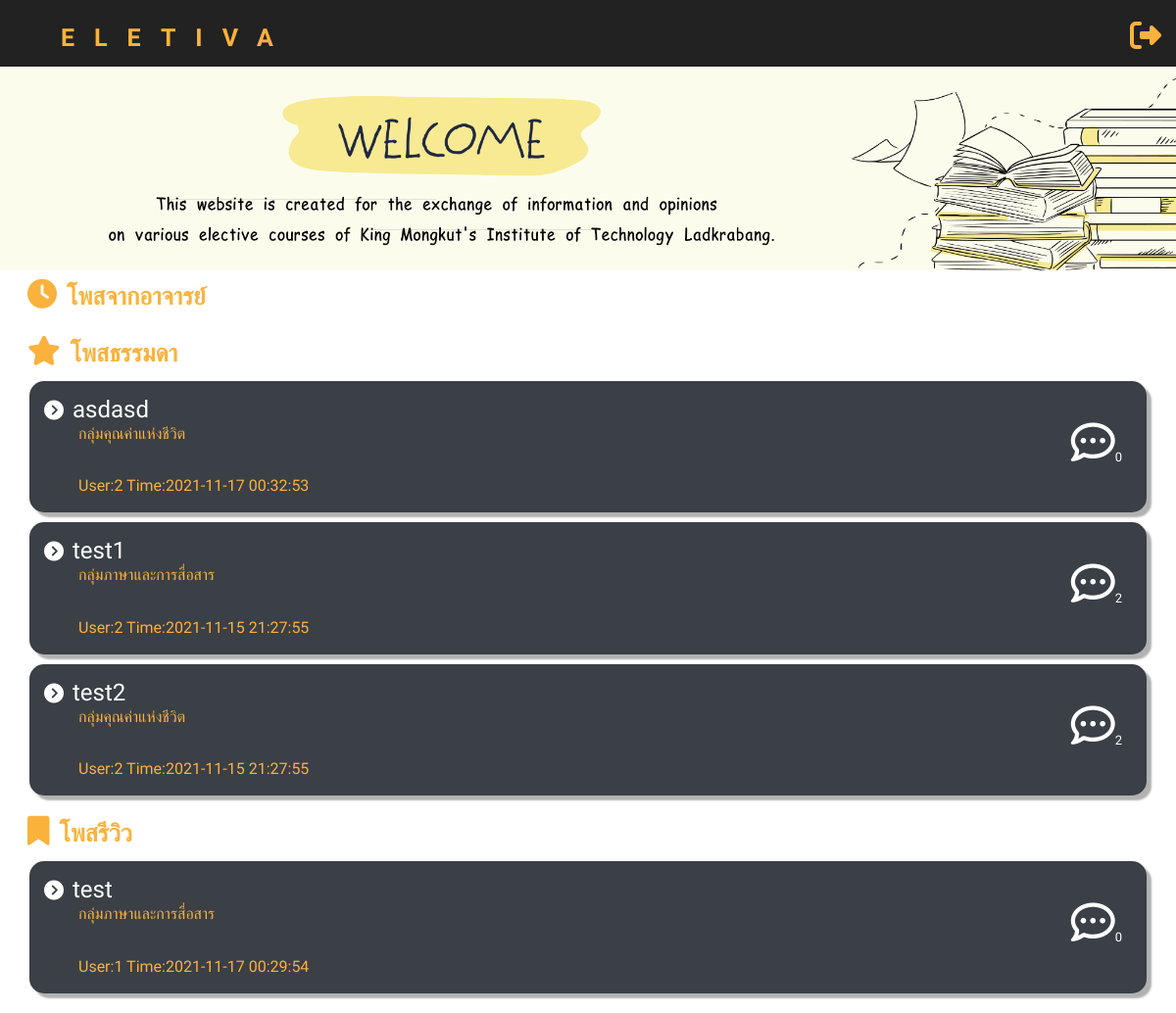
Page / (signed in) on the earlier database version.
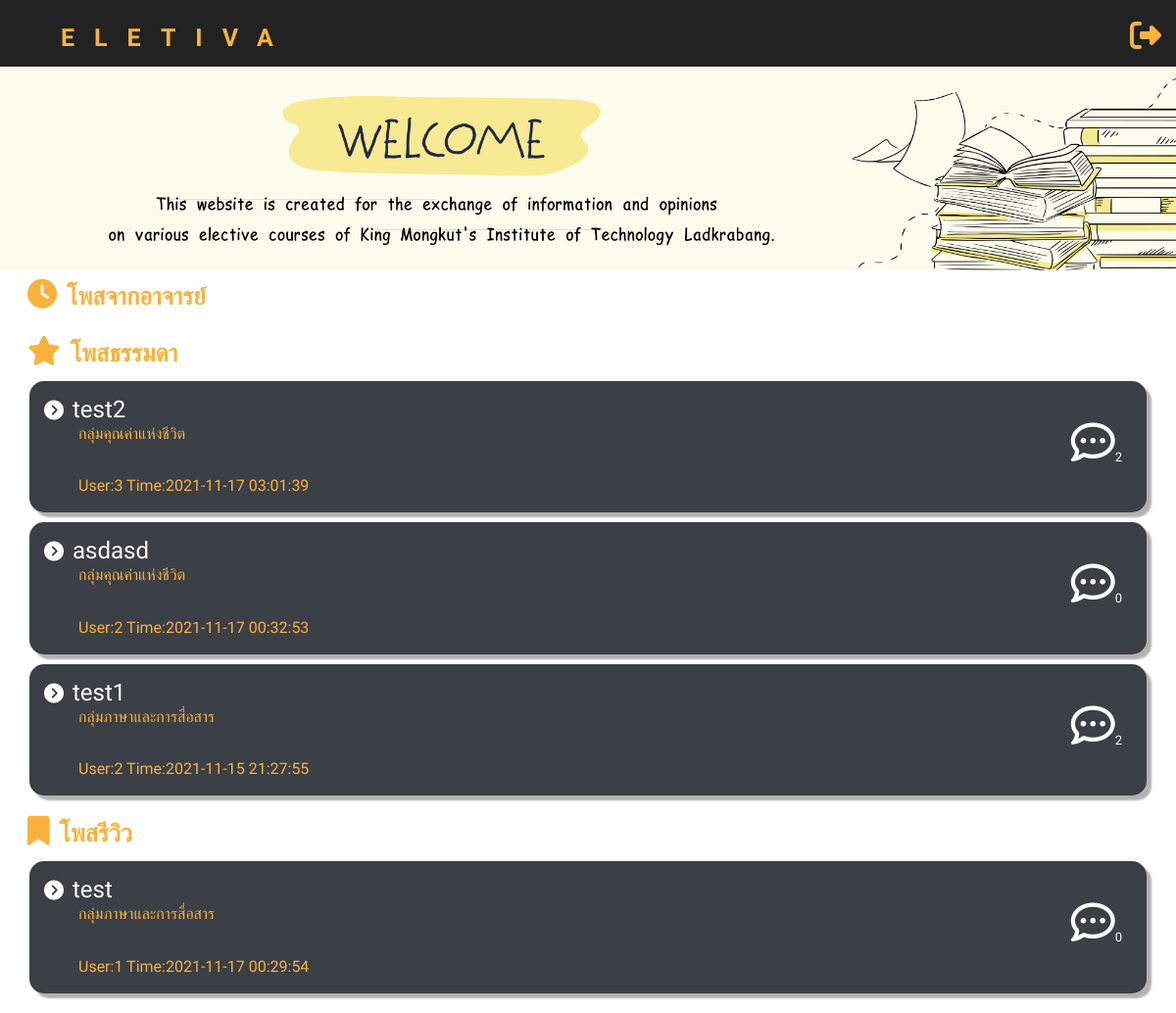
Same page on the later database version.
### tables this page shows
CREATE TABLE `post` (
  `ID_post` int(11) UNSIGNED NOT NULL,
  `Group_subject` varchar(50) NOT NULL,
  `ID_subject` int(8) NOT NULL,
  `name_subject` varchar(75) NOT NULL,
  `type_post` int(2) NOT NULL,
  `title_post` varchar(50) NOT NULL,
  `msg_post` varchar(255) NOT NULL,
  `time_post` timestamp NOT NULL DEFAULT current_timestamp() ON UPDATE current_timestamp(),
  `create_by` bigint(20) UNSIGNED NOT NULL,
  `report` int(5) NOT NULL
);

### index.php (the view, shortened to what this page needs)
<link rel="stylesheet" type="text/css" href="css/home_index.css">
<?php
include "header.php";
?>
<?php if(isset($_SESSION['status']) && !empty($_SESSION['status']) || $_SESSION['status'] != 3) : ?>
<section>
    <img class="banner" src="images/home.png" alt="Banner">
    <div class="inf">
        <?php
            echo'<div class="posttext">';
            echo'<i class="fas fa-clock"></i>';
            echo'<p class="mainC">โพสจากอาจารย์</p>';
            echo'</div>';
        ?>
    </div>
    <div class="inf">
        <?php
        $query = "SELECT * FROM post WHERE type_post='1' ORDER BY time_post DESC";
        $result = mysqli_query($connect, $query);
            echo'<div class="posttext">';
            echo'<i class="fas fa-star"></i>';
            echo'<p class="mainC">โพสธรรมดา</p>';
            echo'</div>';
            while($row =  mysqli_fetch_assoc($result)){
                $x = $row['ID_post'];
                $findCB = "SELECT COUNT(ID_comment) FROM comment WHERE from_post='$x'";
                $y = mysqli_query($connect, $findCB);
                echo '<a href="post.php?id='.$row['ID_post'].'" class="Content">';
                echo '    <div class="post_btn">';
                echo '        <div class="A_left">';
                echo '            <i class="icon_next fas fa-chevron-circle-right"></i>';
                echo '            <h4 class="textC" name="Post">'.$row['title_post'].'</h4>';
                echo '            <h6 class="textS" name="subject">'.$row['Group_subject'].'</h6>';
                echo '            <br><p class="Timestamp">User:'.$row['create_by'].' Time:'.$row['time_post'].'</p>';
                echo '        </div>';
                if($n =  mysqli_fetch_assoc($y)){
                echo '        <div  class="A_right">';
                echo '            <i class="iconcomment far fa-comment-dots"></i>';
                echo '            <h5 class="commentN">'.$n['COUNT(ID_comment)'].'</h5>';
                echo '        </div>';
                }
                echo '    </div>';
                echo '</a>';
        }
        ?>
    </div>
    <div class="inf">
        <?php
        $query = "SELECT * FROM post WHERE type_post='2' ORDER BY time_post DESC";
        $result = mysqli_query($connect, $query);
            echo'<div class="posttext">';
            echo'<i class="fas fa-bookmark"></i>';
            echo'<p class="mainC">โพสรีวิว</p>';
            echo'</div>';
            while($row =  mysqli_fetch_assoc($result)){
                $x = $row['ID_post'];
                $findCC = "SELECT COUNT(ID_comment) FROM comment WHERE from_post='$x'";
                $y = mysqli_query($connect, $findCC);
                echo '<a href="post.php?id='.$row['ID_post'].'" class="Content">';
                echo '    <div class="post_btn">';
                echo '        <div class="A_left">';
                echo '            <i class="icon_next fas fa-chevron-circle-right"></i>';
                echo '            <h4 class="textC" name="Post">'.$row['title_post'].'</h4>';
                echo '            <h6 class="textS" name="subject">'.$row['Group_subject'].'</h6>';
                echo '            <br><p class="Timestamp">User:'.$row['create_by'].' Time:'.$row['time_post'].'</p>';
                echo '        </div>';
                if($n =  mysqli_fetch_assoc($y)){
                echo '        <div  class="A_right">';
                echo '            <i class="iconcomment far fa-comment-dots"></i>';
                echo '            <h5 class="commentN">'.$n['COUNT(ID_comment)'].'</h5>';
                echo '        </div>';
                }
                echo '    </div>';
                echo '</a>';
        }
        ?>
    </div>
</section>
<?php else: ?>
<?php include "logout.php"; ?>
<?php endif ?>

### header.php (shortened to what this page needs)
<?php
    require "dbconnect.php";
?>
<head>
    <link href="https://cdnjs.cloudflare.com/ajax/libs/font-awesome/5.15.4/css/all.min.css" rel="stylesheet">
    <link rel="stylesheet" href="https://stackpath.bootstrapcdn.com/bootstrap/4.5.2/css/bootstrap.min.css">
    <link href="https://cdn.jsdelivr.net/npm/bootstrap@5.0.2/dist/css/bootstrap.min.css" rel="stylesheet">
    <link rel="stylesheet" type="text/css" href="css/navbar.css">
</head>
<?php
if(isset($_SESSION['status']) && empty($_SESSION['status']) && $_SESSION['status'] == 0) {
    echo'<nav>';
    echo'<ul class="menu">';
    echo'<li class="logo"><a class="logonav" href="index.php">ELETIVA</a></li>';
    echo'<li class="item"><a href="search.php" title="Search"><i class="iconnav fas fa-search"><span class="navTitle">Search</span></i></a></li>';
    echo'<li class="item navlast""><a href="category.php" title="Category"><i class="iconnav fas fa-th-large"><span class="navTitle">Category</span></i></a></li>';
    echo'<li class="item button"><a class="loginnav" href="login-user.php">Log In</a></li>';
    echo'<li class="toggle"><a class="icontog" href="#"><i class="icontog fas fa-bars"></i></a></li>';
    echo'</ul>';
    echo'</nav>';
}
else{
    $email = $_SESSION['email'];
    $password = $_SESSION['password'];
    $status = $_SESSION['status'];
    $check = "SELECT ID,email,password,status FROM users WHERE email = '$email ' AND password = '$password' AND status = '$status'";
    $result = mysqli_query($connect, $check);
    $row = mysqli_fetch_assoc($result);
    $ID = $row['ID'];
    $countN = "SELECT COUNT(ID_notify) FROM notify WHERE status_notify='1' AND to_ID='$ID'";
    $nof = mysqli_query($connect, $countN);
    $row = mysqli_fetch_array($nof);
    if($status == 1 || $status == 2){
        echo'<nav>';
        echo'<ul class="menu">';
        echo'<li class="logo"><a class="logonav" href="index.php">ELETIVA</a></li>';
        echo'<li class="item"><a href="creatpost.php" title="Creat Post"><i class="iconnav fas fa-edit"><span class="navTitle">Creat Post</span></i></a></i></li>';
        echo'<li class="item"><a href="notify.php" title="Notification"><i class="iconnav fas fa-bell"><span class="navTitle">Notification</span><div class = "number">'.$row["COUNT(ID_notify)"].'</div></i></a></li>';
        echo'<li class="item"><a href="search.php" title="Search"><i class="iconnav fas fa-search"><span class="navTitle">Search</span></i></a></li>';
        echo'<li class="item navlast"><a href="category.php" title="Category"><i class="iconnav fas fa-th-large"><span class="navTitle">Category</span></i></a></li>';
        echo'<li class="item has-submenu">';
        echo'<a class="usernav" tabindex="0">My User</a>';
        echo'<ul class="submenu userlink">';
        echo'<li class="subitem"><a href="profile.php"><span class="Texthide">---</span>My Page<span class="Texthide">---</span></a></li>';
        echo'<li class="subitem"><a href="history.php">My Post</a></li>';
        echo'<li class="subitem"><a href="setting.php">Setting</a></li>';
        echo'<li class="subitem logoutnav"><a href="logout.php" onclick="myFunction()">Log Out</a></li>';
        echo'</ul>';
        echo'</li>';
        echo'<li class="toggle"><a class="icontog" href="#"><i class="icontog fas fa-bars"></i></a></li>';
        echo'</ul>';
        echo'</nav>';
    }
    else if($status == 3){
        echo'<nav>';
        echo'<ul class="menu">';
        echo'<li class="logo"><a class="logonav" href="admin-home.php">ELETIVA</a></li>';
        echo'<li class="item navlast"><a href="logout.php" onclick="myFunction()" title="Logout"><i class="iconnav fas fa-sign-out-alt"><span class="navTitle">Log Out</span></i></a></li>';
        echo'</ul>';
        echo'</nav>';
    }
}
?>

### css/home_index.css (style rules this page uses)
* { padding: 0; margin: 0; font-family: 'IBM Plex Sans Thai', sans-serif; }
.inf { padding: 0 20px; margin-bottom: 20px; width: 100%; }
section .posttext { position: relative; margin-right: 5px; display: table; }
.posttext { color: #FAB23D; font-size: 30px; margin: 8px 8px; display: inline; }
section .banner { width: 100%; vertical-align: bottom; top: 0px; left: 0px; resize: horizontal; }
.posttext p.mainC { font-size: 25px; font-weight: bold; text-align: start; margin-bottom: 10px; margin-left: 10px; display: inline; }
a.Content { cursor: pointer; text-decoration: none; }
.post_btn { margin: 10px 10px 0px 10px; border-radius: 15px; background-color: #3B3F46; padding: 15px; width: auto; box-shadow: 5px 5px 2px rgb(177, 177, 177); }
.icon_next { font-size: 20px; color: white; }
.textC { color: white; font-weight: normal; display: inline; margin-left: 5px; }
.textS, .Timestamp { color: white; margin-left: 35px; color: #FAB23D; }
.Timestamp { display: inline; }
.iconcomment { font-size: 45px; color: white; }
.commentN { margin-top: -15px; margin-left: 45px; width: fit-content; color: white; font-size: small; }
.A_left { width: auto; display: inline-block; }
.A_right { float: right; margin-top: 25px; margin-right: 10px; display: block; }

### css/navbar.css (style rules this page uses)
* { box-sizing: border-box; padding: 0; margin: 0; font-family: 'IBM Plex Sans Thai', sans-serif; }
nav { background: #222; padding-left: 15px; margin-bottom: -18px; position: sticky; }
a { color: #FAB23D; text-decoration: none; text-decoration: none; cursor: pointer; }
.menu, .submenu { list-style-type: none; }
.logo { text-transform: uppercase; font-size: 25px; padding: 10px 10px 0px 0px; text-decoration: none; font-weight: bolder; letter-spacing: 20px; }
.item { padding: 10px; padding-bottom: -20px; }
.menu { display: flex; flex-wrap: wrap; justify-content: space-between; align-items: center; }
.menu li a { display: block; padding: 10px 15px; }
.item { order: 3; width: 100%; text-align: center; display: none; }
@media all and (min-width: 700px) { .menu { justify-content: center; } }
@media all and (min-width: 700px) { .logo { flex: 1; } }
@media all and (min-width: 700px) { .navlast { margin-bottom:15px; } }
@media all and (min-width: 960px) { .menu { align-items: flex-start; flex-wrap: nowrap; background: none; } }
@media all and (min-width: 960px) { .logo { order: 0; } }
@media all and (min-width: 960px) { .item { order: 1; position: relative; display: block; width: auto; } }
@media all and (min-width: 960px) { .navlast { margin-bottom:0px; } }
.iconnav { color: #FAB23D; font-size: 32px; margin-bottom: -20px; padding-bottom: -10px; margin-right: -10px; }
.navlast { margin-bottom:15px; }

Differences in the rows shown:
changed post "test2": create_by "2" → "3"; time_post "2021-11-15 21:27:55" → "2021-11-17 03:01:39"; moves up the list
